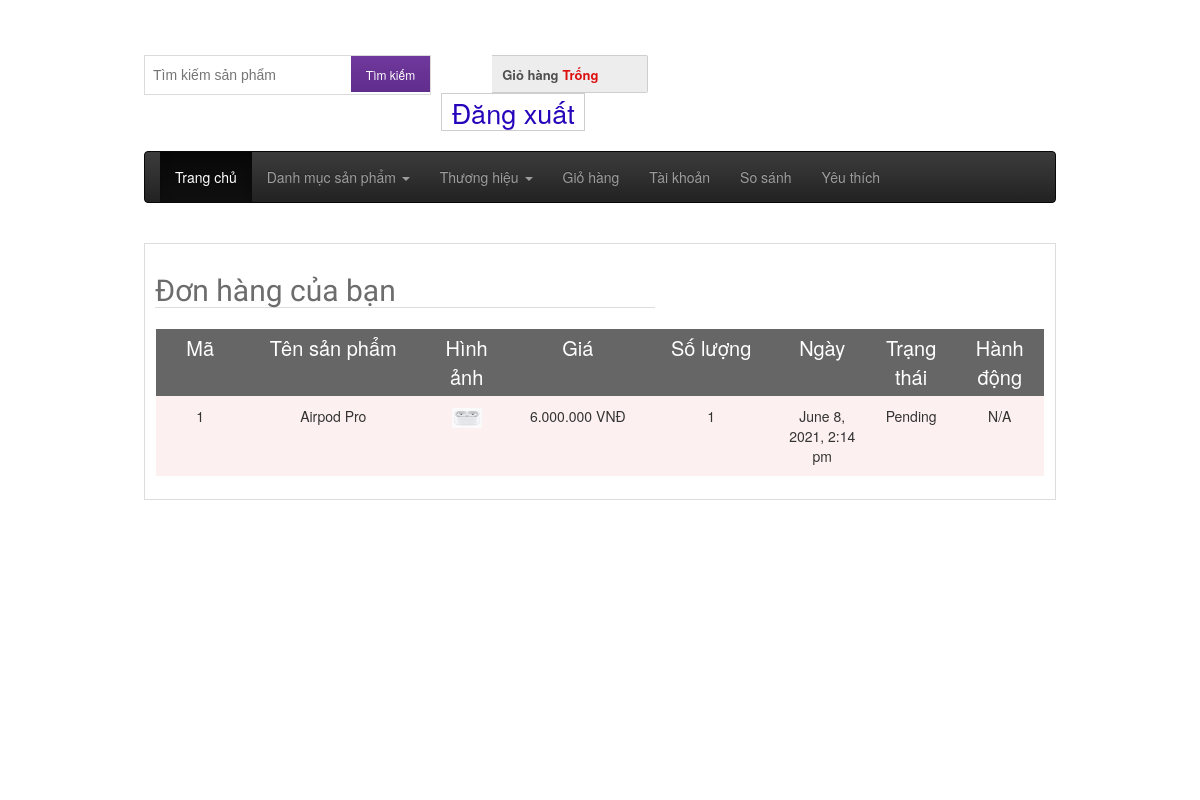
/orderdetails.php (signed in), run on the app's committed database.
### tables this page shows
CREATE TABLE `tbl_order` (
  `id` int(11) NOT NULL,
  `productId` int(11) NOT NULL,
  `productName` varchar(255) NOT NULL,
  `customer_id` int(11) NOT NULL,
  `quantity` int(11) NOT NULL,
  `price` varchar(255) NOT NULL,
  `image` varchar(255) NOT NULL,
  `status` int(11) NOT NULL DEFAULT 0,
  `date_order` datetime NOT NULL DEFAULT current_timestamp()
);

### classes/cart.php (called while the page is built, shortened)
<?php
	$filepath = realpath(dirname(__FILE__));
	include_once ($filepath.'/../lib/database.php');
	include_once ($filepath.'/../helpers/format.php');
?>
<?php
	class cart
	{
		private $db;
		public function __construct()
		{
			$this->db = new Database();
		}
		public function get_cart_ordered($customer_id){
			$query = "SELECT * FROM tbl_order WHERE customer_id = '$customer_id'";
			$get_cart_ordered = $this->db->select($query);
			return $get_cart_ordered;
		}
	}
?>

### lib/database.php (called while the page is built, shortened)
<?php
Class Database{
   public $host   = DB_HOST;
   public $user   = DB_USER;
   public $pass   = DB_PASS;
   public $dbname = DB_NAME;
   public $link;
private function connectDB(){
   $this->link = new mysqli($this->host, $this->user, $this->pass,
    $this->dbname);
 }
public function select($query){
  $result = $this->link->query($query) or
   die($this->link->error.__LINE__);
  if($result->num_rows > 0){
    return $result;
  } else {
    return false;
  }
 }
}

### lib/session.php (called while the page is built, shortened)
<?php
class Session{
 public static function get($key){
    if (isset($_SESSION[$key])) {
     return $_SESSION[$key];
    } else {
     return false;
    }
 }
}
?>

### helpers/format.php (called while the page is built, shortened)
<?php
class Format{
 public function formatDate($date){
    return date('F j, Y, g:i a', strtotime($date));
 }
public function format_currency($n=0){
        $n=(string)$n;
        $n=strrev($n);
        $res='';
        for($i=0;$i<strlen($n);$i++){
            if($i%3==0 && $i!=0){
                $res.='.';
            }
            $res.=$n[$i];
        }
        $res=strrev($res);
        return $res;
    }
}
?>

### orderdetails.php (the view, shortened to what this page needs)
<?php
	include 'inc/header.php';
?>
 <div class="main">
    <div class="content">
    	<div class="cartoption">
			<div class="cartpage">
			    	<h2>Đơn hàng của bạn</h2>
						<table class="tblone">
							<tr>
								<th width="10%">Mã</th>
								<th width="20%">Tên sản phẩm</th>
								<th width="10%">Hình ảnh</th>
								<th width="15%">Giá</th>
								<th width="15%">Số lượng</th>
								<th width="10%">Ngày</th>
								<th width="10%">Trạng thái</th>
								<th width="10%">Hành động</th>
							</tr>
							<?php
							$customer_id = Session::get('customer_id');
							$get_cart_ordered = $ct->get_cart_ordered($customer_id);
							if($get_cart_ordered){
								$i = 0;
								while($result = $get_cart_ordered->fetch_assoc()){
									$i++;
							?>
							<tr>
								<td><?php echo $i; ?></td>
								<td><?php echo $result['productName'] ?></td>
								<td><img src="admin/uploads/<?php echo $result['image'] ?>" alt=""/></td>
								<td><?php echo $fm->format_currency($result['price'])." "."VNĐ" ?></td>
								<td>
										<?php echo $result['quantity'] ?>
								</td>
								<td><?php echo $fm->formatDate($result['date_order']) ?></td>
								<td>
									<?php
									if($result['status']=='0'){
										echo 'Pending';
									}elseif($result['status']==1){
									?>
									<span>Shifted</span>
									<?php
									}elseif($result['status']==2){
										echo 'Received';
									}
									 ?>
								</td>
								<?php
								if($result['status']=='0'){
								?>
								<td><?php echo 'N/A';?></td>
								<?php
								}elseif($result['status']=='1'){
								?>
								<td><a href="?confirmid=<?php echo $customer_id ?>&price=<?php echo $result['price'] ?>&time=<?php echo $result['date_order'] ?>">Xác nhận</a></td>
								<?php
							}else{
								?>
								<td><?php echo 'Đã nhận'; ?></td>
								<?php
								}
								?>
							</tr>
						<?php
							}
						}
						?>
						</table>
					</div>
					<div class="shopping">
						<div class="shopleft">
						</div>
					</div>
    	</div>
    </div>
 </div>
<?php
	include 'inc/footer.php';
 ?>

### css/style.css (style rules this page uses)
html,body,div,span,applet,object,iframe,h1,h2,h3,h4,h5,h6,p,blockquote,pre,a,abbr,acronym,address,big,cite,code,del,dfn,em,img,ins,kbd,q,s,samp,small,strike,strong,sub,sup,tt,var,b,u,i,dl,dt,dd,ol,nav ul,nav li,fieldset,form,label,legend,table,caption,tbody,tfoot,thead,tr,th,td,article,aside,canvas,details,embed,figure,figcaption,footer,header,hgroup,menu,nav,output,ruby,section,summary,time,mark,audio,video { margin:0;padding:0;border:0;font-size:100%;font:inherit;vertical-align:baseline; }
table { border-collapse:collapse;border-spacing:0; }
body { font-family:Arial, Helvetica, sans-serif; background-color: #f1f1f1f1; }
.content { padding:20px 0; background:#FFF; }
.content h2 { font-size:23px; color:#6C6C6C; font-family: 'Monda', sans-serif; }
.cartpage { border: 1px solid #ddd; overflow: hidden; padding: 10px; }
.cartpage h2 { border-bottom: 1px solid #ddd; font-size: 30px; margin-bottom: 20px; width: 500px; }
.tblone { border: 1px solid #fff; margin-bottom: 12px; width: 100%; }
.tblone th { background: #666 none repeat scroll 0 0; color: #fff; font-size: 20px; padding: 5px 8px; text-align: center; }
.tblone td { padding:10px;text-align:center; }
table.tblone tr:nth-child(2n+1) { background:#fff;height:30px; }
table.tblone tr:nth-child(2n) { background:#fdf0f1;height:30px; }
table.tblone img { height: 20px; width: 30px; }
.shopping { margin-top: 30px; }
.shopleft, .shopleft { float: left; text-align: center; width: 610px; }

### data on the page
tbl_order: productName "Airpod Pro", image (picture), price "6.000.000", quantity "1", date_order "June 8, 2021, 2:14 pm", status "Pending"
